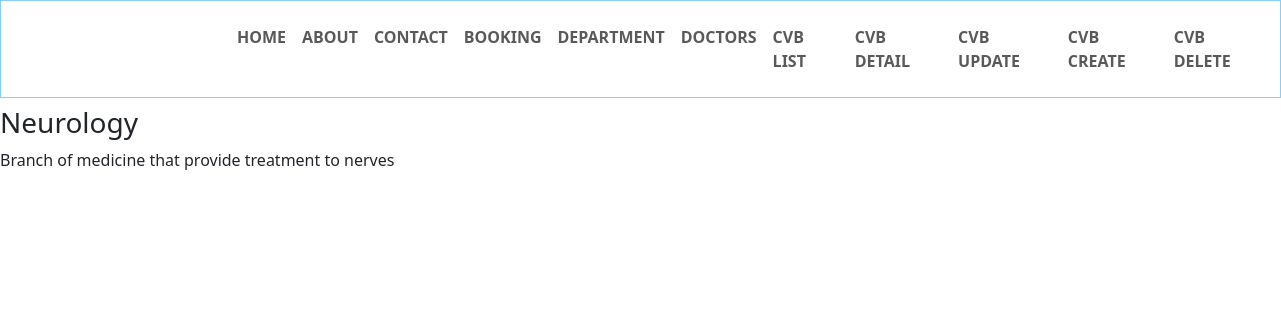
Screenshot of /depdetail/3 with the database file from the repository.
### product/models.py (models this page shows, shortened)
class Department(models.Model):
    dep_name = models.CharField(
        max_length= 50,
        null= False,
        blank= False,
        unique= True,
        verbose_name='Department Name',
    )
    dep_description = models.TextField(
        max_length= 300,
        verbose_name="Department Description",
    )

### product/views.py (the view)
# urls.py: path('depdetail/<int:pk>', DeptDetailed.as_view(), name='depdetail'),
class DeptDetailed(DetailView):
     model=Department
     template_name='depDetail.html'
     context_object_name='dept'

### product/templates/depDetail.html
{% extends 'bootstrap.html' %}
{% block content %}
    <h3>{{dept.dep_name}}</h3>
    <p>{{dept.dep_description}}</p>
{% endblock %}

### rows the page displays
Department: dep_name "Neurology", dep_description "Branch of medicine that provide treatment to nerves"
